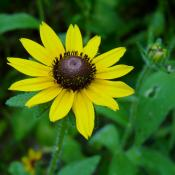
#> input picture 20.jpg, 175 x 175 px, given in place of 1.jpg, which was not available
$ python main.py
#> lines starting #> are read from the running program, lines starting #| are printed output that depends on the picture; pictures that were not available may be replaced by others from this repository, and a replacement may not be noted
"""This app produces a command line menu-driven application providing users with the
ability to search states for state capital, flower, population."""
import os
import sys
import matplotlib.pyplot as plt
import numpy as np
from PIL import Image

# Start of application
print("*********************************************************")
print("Welcome to the Python State's Capital and Flower List Application\n")

# dictionary of state capital values
capital_list = {'AL': 'Montgomery',
                'AK': 'Juneau',
                'AZ': 'Phoenix',
                'AR': 'Little Rock',
                'CA': 'Sacramento',
                'CO': 'Denver',
                'CT': 'Hartford',
                'DE': 'Dover',
                'FL': 'Tallahassee',
                'GA': 'Atlanta',
                'HI': 'Honolulu',
                'ID': 'Boise',
                'IL': 'Springfield',
                'IN': 'Indianapolis',
                'IA': 'Des Moines',
                'KS': 'Topeka',
                'KY': 'Frankfort',
                'LA': 'Baton Rouge',
                'ME': 'Augusta',
                'MD': 'Annapolis',
                'MA': 'Boston',
                'MI': 'Lansing',
                'MN': 'St. Paul',
                'MS': 'Jackson',
                'MO': 'Jefferson City',
                'MT': 'Helena',
                'NE': 'Lincoln',
                'NV': 'Carson City',
                'NH': 'Concord',
                'NJ': 'Trenton',
                'NM': 'Santa Fe',
                'NY': 'Albany',
                'NC': 'Raleigh',
                'ND': 'Bismarck',
                'OH': 'Columbus',
                'OK': 'Oklahoma City',
                'OR': 'Salem',
                'PA': 'Harrisburg',
                'RI': 'Providence',
                'SC': 'Columbia',
                'SD': 'Pierre',
                'TN': 'Nashville',
                'TX': 'Austin',
                'UT': 'Salt Lake City',
                'VT': 'Montpelier',
                'VA': 'Richmond',
                'WA': 'Olympia',
                'WV': 'Charleston',
                'WI': 'Madison',
                'WY': 'Cheyenne'
                }

# dictionary of state population values
population_list = {'AL': 4887870,
                   'AK': 737438,
                   'AZ': 7171650,
                   'AR': 3013820,
                   'CA': 39557000,
                   'CO': 5695560,
                   'CT': 3572660,
                   'DE': 967171,
                   'FL': 21299300,
                   'GA': 10519500,
                   'HI': 1420490,
                   'ID': 1754210,
                   'IL': 12741100,
                   'IN': 6691880,
                   'IA': 3156140,
                   'KS': 2911500,
                   'KY': 4684000,
                   'LA': 4659980,
                   'ME': 1338400,
                   'MD': 6042720,
                   'MA': 6902150,
                   'MI': 9995920,
                   'MN': 5611180,
                   'MS': 2986530,
                   'MO': 6126450,
                   'MT': 1062300,
                   'NE': 1929270,
                   'NV': 3034390,
                   'NH': 1356460,
                   'NJ': 8908520,
                   'NM': 2095430,
                   'NY': 19542200,
                   'NC': 10383600,
                   'ND': 760077,
                   'OH': 11689400,
                   'OK': 3943080,
                   'OR': 4190710,
                   'PA': 12807100,
                   'RI': 1057320,
                   'SC': 5084130,
                   'SD': 882235,
                   'TN': 6770010,
                   'TX': 28701800,
                   'UT': 3161100,
                   'VT': 626299,
                   'VA': 8517680,
                   'WA': 7535590,
                   'WV': 1805830,
                   'WI': 5813570,
                   'WY': 577737
                   }

# dictionary of state flower values
flower_list = {'AL': 'Camellia',
               'AK': 'Forget_Me_Not',
               'AZ': 'Saguaro_Cactus_Blossom',
               'AR': 'Apple_Blossom',
               'CA': 'California_Poppy',
               'CO': 'Rocky_Mountain_Columbine',
               'CT': 'C_Mountain_laurel',
               'DE': 'Peach_Blossom',
               'FL': 'Orange_Blossom',
               'GA': 'Cherokee_Rose',
               'HI': 'Pua_Aloalo',
               'ID': 'Syringa',
               'IL': 'I_Violet',
               'IN': 'Peony',
               'IA': 'Wild_Rose',
               'KS': 'Sunflower',
               'KY': 'Goldenrod',
               'LA': 'Louisiana_Iris',
               'ME': 'White_Pine_Cone_and_Tasse',
               'MD': 'Black_Eyed_Susan',
               'MA': 'Mayflower',
               'MI': 'Dwarf_Lake_Iris',
               'MN': 'Pink_and_White_Ladys_Slipper',
               'MS': 'Magnolia',
               'MO': 'White_Hawthorn_Blossom',
               'MT': 'Bitterroot',
               'NE': 'Goldenrod',
               'NV': 'Sagebrush',
               'NH': 'Purple_lilac',
               'NJ': 'Violet',
               'NM': 'Yucca',
               'NY': 'Rose',
               'NC': 'Dogwood',
               'ND': 'Wild_Prairie_Rose',
               'OH': 'Red_Carnation',
               'OK': 'Mistletoe',
               'OR': 'Oregon_Grape',
               'PA': 'Mountain_Laurel',
               'RI': 'R_Violet',
               'SC': 'Yellow_Jessamine',
               'SD': 'American_Pasque',
               'TN': 'Iris',
               'TX': 'Bluebonnet',
               'UT': 'Sego_lily',
               'VT': 'Red_Carnation',
               'VA': 'American_Dogwood',
               'WA': 'Coast_Rhododendron',
               'WV': 'Rhododendron',
               'WI': 'Wood_Violet',
               'WY': 'Indian_Paintbrush'
               }

# images of state flowers
Camellia = Image.open(os.path.join(sys.path[0] + "\\" + '1.jpg'))
#> Camellia is the input picture: PIL image 175x175 RGB; mean R, G, B 67.5, 102.4, 21.7
Forget_Me_Not = Image.open(os.path.join(sys.path[0] + "\\" + '2.jpg'))
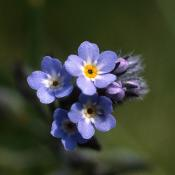
#> input picture 2.jpg, 175 x 175 px, found by its file name
#> Forget_Me_Not is the input picture: PIL image 175x175 RGB; mean R, G, B 63.2, 68.3, 57.1
Saguaro_Cactus_Blossom = Image.open(os.path.join(sys.path[0] + "\\" + '3.jpg'))
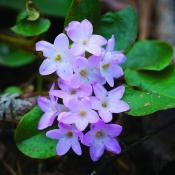
#> input picture 21.jpg, 175 x 175 px, given in place of 3.jpg, which was not available
#> Saguaro_Cactus_Blossom is the input picture: PIL image 175x175 RGB; mean R, G, B 73.3, 88, 89.4
Apple_Blossom = Image.open(os.path.join(sys.path[0] + "\\" + '4.jpg'))
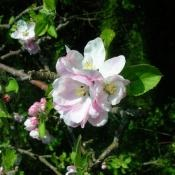
#> input picture 4.jpg, 175 x 175 px, found by its file name
#> Apple_Blossom is the input picture: PIL image 175x175 RGB; mean R, G, B 57.7, 69, 47.7
California_Poppy = Image.open(os.path.join(sys.path[0] + "\\" + '5.jpg'))
Rocky_Mountain_Columbine = Image.open(os.path.join(sys.path[0] + "\\" + '6.jpg'))
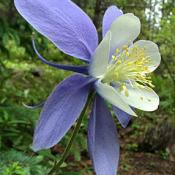
#> input picture 6.jpg, 175 x 175 px, found by its file name
#> Rocky_Mountain_Columbine is the input picture: PIL image 175x175 RGB; mean R, G, B 101.6, 112.4, 98.8
#> (the run stopped early here; a loop or call above may not have finished)
